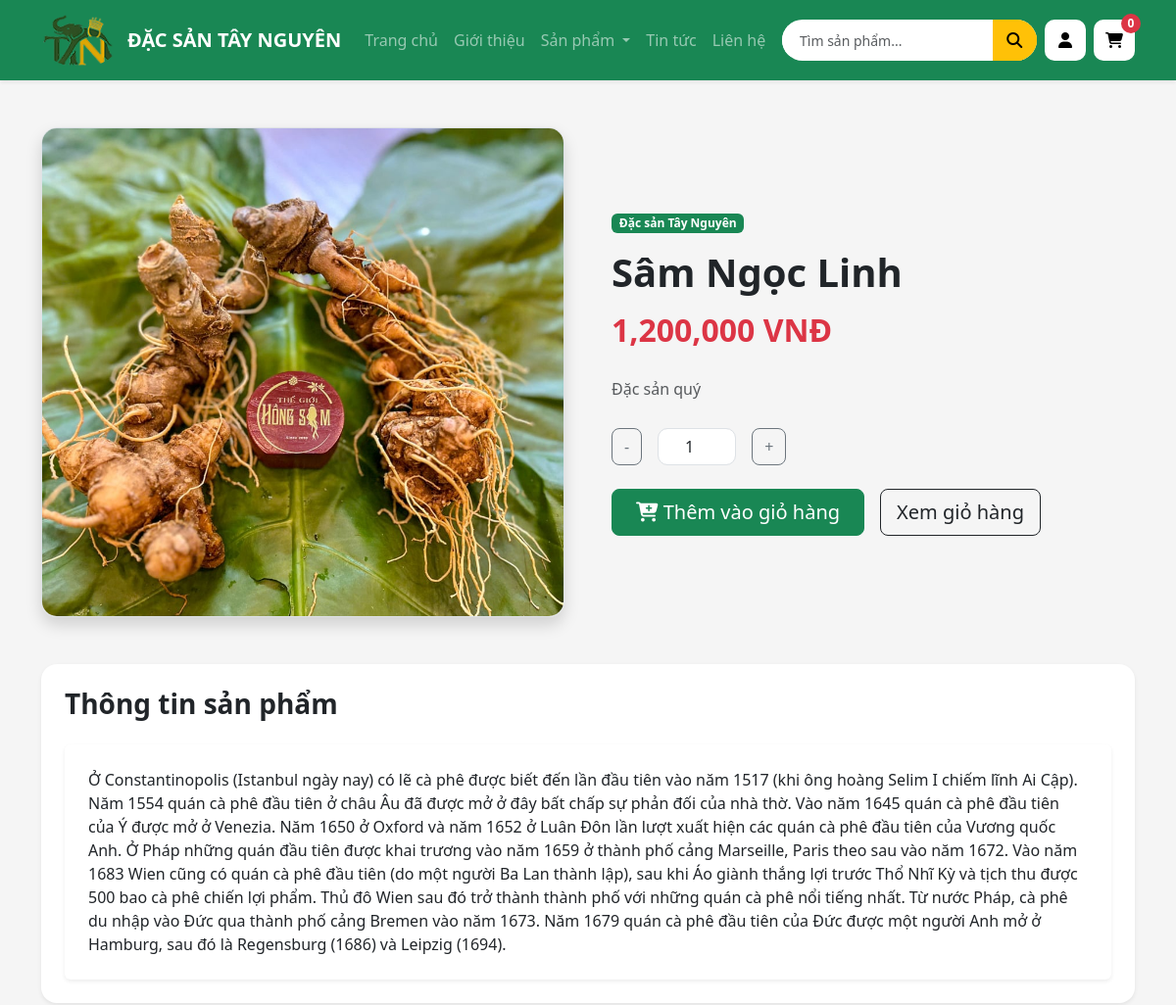
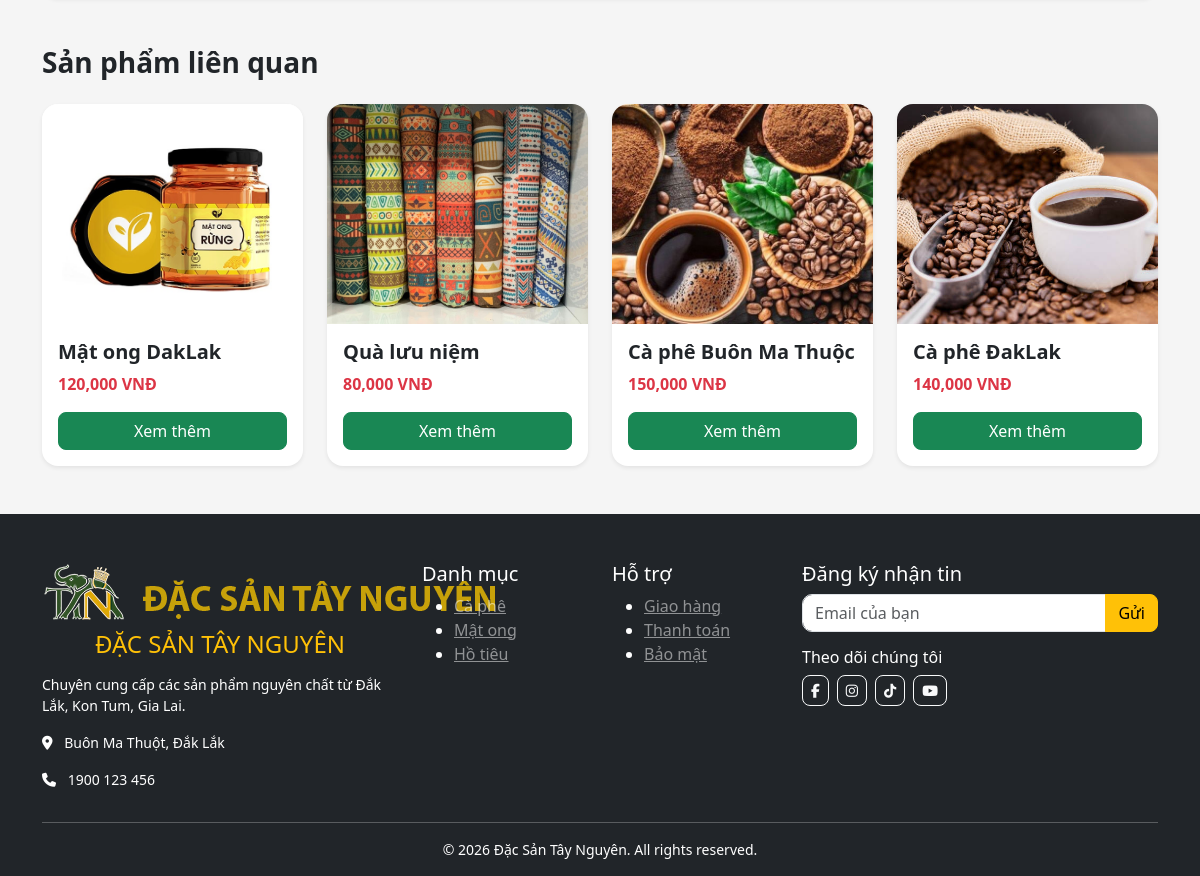
Page /chitietsanpham.php?id=3 on the committed database (2 pictures, top to bottom).
### tables this page shows
CREATE TABLE `products` (
  `id` int(11) NOT NULL,
  `name` varchar(255) DEFAULT NULL,
  `price` int(11) DEFAULT NULL,
  `sale_price` int(11) DEFAULT NULL,
  `image` varchar(255) DEFAULT NULL,
  `description` text DEFAULT NULL,
  `content` longtext DEFAULT NULL,
  `stock` int(11) DEFAULT 0,
  `created_at` timestamp NOT NULL DEFAULT current_timestamp(),
  `is_new` tinyint(1) DEFAULT 1,
  `is_hot` tinyint(1) DEFAULT 0,
  `sold` int(11) DEFAULT 0
);

### chitietsanpham.php (the view, shortened to what this page needs)
<?php
include "config/database.php";
include "includes/header.php";
$id = (int)$_GET['id'];
$sql =
mysqli_query(
    $conn,
    "SELECT * FROM products WHERE id = $id"
);
$product =
mysqli_fetch_assoc($sql);
$image =
!empty($product['image'])
? 'assets/images/'.$product['image']
: 'assets/images/logo1.png';
$related =
mysqli_query(
    $conn,
    "SELECT * FROM products
     WHERE id != $id
     ORDER BY RAND()
     LIMIT 4"
);
?>
<div class="container py-5">
    <div class="row g-5 align-items-center">
        <div class="col-lg-6">
            <img
            id="mainImage"
            src="<?= $image ?>"
            class="img-fluid rounded-4 shadow w-100 border"
            style="height:500px;object-fit:cover;">
        </div>
        <div class="col-lg-6">
            <span class="badge bg-success mb-3">
                Đặc sản Tây Nguyên
            </span>
            <h1 class="fw-bold mb-3">
                <?= $product['name'] ?>
            </h1>
            <h2 class="text-danger fw-bold mb-4">
                <?= number_format($product['price']) ?> VNĐ
            </h2>
            <p class="text-muted lh-lg">
                <?= nl2br($product['description']) ?>
            </p>
            <div class="d-flex align-items-center gap-3 mt-4">
                <button
                class="btn btn-outline-secondary"
                onclick="decreaseQty()">
                    -
                </button>
                <input
                type="number"
                id="qty"
                value="1"
                min="1"
                class="form-control text-center"
                style="width:80px;">
                <button
                class="btn btn-outline-secondary"
                onclick="increaseQty()">
                    +
                </button>
            </div>
            <div class="d-flex gap-3 mt-4 flex-wrap">
                <button
class="btn btn-success btn-lg px-4"
onclick='addProductToCart()'>
<i class="fa-solid fa-cart-plus"></i>
Thêm vào giỏ hàng
</button>
                <a href="giohang.php"
                   class="btn btn-outline-dark btn-lg">
                    Xem giỏ hàng
                </a>
            </div>
        </div>
    </div>
    <div class="card border-0 shadow-sm mt-5 rounded-4">
        <div class="card-body p-4">
            <h3 class="fw-bold mb-4">
                Thông tin sản phẩm
            </h3>
            <div class="bg-white p-4 rounded shadow-sm">
    <?= nl2br($product['content']) ?>
</div>
        </div>
    </div>
    <div class="mt-5">
        <h3 class="fw-bold mb-4">
            Sản phẩm liên quan
        </h3>
        <div class="row g-4">
            <?php while($item =
            mysqli_fetch_assoc($related)): ?>
            <?php
            $relatedImage =
            !empty($item['image'])
            ? 'assets/images/'.$item['image']
            : 'assets/images/logo1.png';
            ?>
            <div class="col-md-3">
                <div class="card h-100 border-0 shadow-sm rounded-4">
                    <img
                    src="<?= $relatedImage ?>"
                    class="card-img-top"
                    style="height:220px;object-fit:cover;">
                    <div class="card-body">
                        <h5 class="fw-bold">
                            <?= $item['name'] ?>
                        </h5>
                        <p class="text-danger fw-bold">
                            <?= number_format($item['price']) ?> VNĐ
                        </p>
                        <a href="chitietsanpham.php?id=<?= $item['id'] ?>"
                           class="btn btn-success w-100">
                            Xem thêm
                        </a>
                    </div>
                </div>
            </div>
            <?php endwhile; ?>
        </div>
    </div>
</div>
<?php include "includes/footer.php"; ?>

### includes/header.php (shortened to what this page needs)
<!doctype html>
<html lang="vi">
<head>
<link
href="https://cdn.jsdelivr.net/npm/bootstrap@5.3.2/dist/css/bootstrap.min.css"
rel="stylesheet"
>
<link
rel="stylesheet"
href="https://cdnjs.cloudflare.com/ajax/libs/font-awesome/6.5.1/css/all.min.css"
/>
<link rel="stylesheet" href="assets/css/style.css">
</head>
<body>
<nav class="navbar navbar-expand-lg navbar-dark bg-success shadow-sm sticky-top">
<div class="container">
<a
class="navbar-brand fw-bold d-flex align-items-center gap-2"
href="index.php"
>
<img src="assets/images/logo1.png" width="80">
ĐẶC SẢN TÂY NGUYÊN
</a>
<div class="collapse navbar-collapse" id="menu">
    <ul class="navbar-nav me-auto">
        <li class="nav-item">
            <a class="nav-link" href="index.php">
                Trang chủ
            </a>
        </li>
        <li class="nav-item">
            <a class="nav-link" href="gioithieu.php">
                Giới thiệu
            </a>
        </li>
        <li class="nav-item dropdown">
            <a
            class="nav-link dropdown-toggle"
            href="#"
            role="button"
            data-bs-toggle="dropdown">
            Sản phẩm
            </a>
        </li>
        <li class="nav-item">
            <a class="nav-link" href="tintuc.php">
                Tin tức
            </a>
        </li>
        <li class="nav-item">
            <a class="nav-link" href="lienhe.php">
                Liên hệ
            </a>
        </li>
    </ul>
<div class="d-flex align-items-center gap-2">
    <form action="shop.php"
          method="GET"
          class="d-flex align-items-center">
        <div class="search-box d-flex align-items-center">
            <input type="text"
                   name="keyword"
                   placeholder="Tìm sản phẩm..."
                   class="form-control border-0 shadow-none">
            <button type="submit"
                    class="btn btn-warning search-btn">
                <i class="fa-solid fa-magnifying-glass"></i>
            </button>
        </div>
    </form>
    <a href="login.php"
       class="icon-btn user-btn">
        <i class="fa-solid fa-user"></i>
    </a>
    <a href="giohang.php"
       class="icon-btn cart-btn position-relative">
        <i class="fa-solid fa-cart-shopping"></i>
        <span class="cart-count" id="cart-count">
    0
</span>
    </a>
</div>
</div>
</div>
</nav>

### includes/footer.php (shortened to what this page needs)
<!doctype html>
<html lang="vi">
  <head>
    <link
      href="https://cdn.jsdelivr.net/npm/bootstrap@5.3.2/dist/css/bootstrap.min.css"
      rel="stylesheet"
    />
    <link
      rel="stylesheet"
      href="https://cdnjs.cloudflare.com/ajax/libs/font-awesome/6.5.1/css/all.min.css"
    />
    <link rel="stylesheet" href="css/style.css" />
  </head>
  <body>
<footer class="bg-dark text-white pt-5 pb-3">
      <div class="container">
        <div class="row g-4">
          <div class="col-lg-4 col-md-12">
            <h4 class="text-warning mb-3 text-center">
              <img src="./images/logo3.png" alt="" class="img-footer mb-2" />ĐẶC SẢN TÂY NGUYÊN
            </h4>
            <p class="small">
              Chuyên cung cấp các sản phẩm nguyên chất từ Đắk Lắk, Kon Tum, Gia
              Lai.
            </p>
            <div class="small">
              <p>
                <i class="fa-solid fa-location-dot me-2"></i> Buôn Ma Thuột, Đắk
                Lắk
              </p>
              <p><i class="fa-solid fa-phone me-2"></i> 1900 123 456</p>
            </div>
          </div>
          <div class="col-lg-2 col-6">
            <h5>Danh mục</h5>
            <ul class="footer-link">
              <li><a href="#" class="text-white-50">Cà phê</a></li>
              <li><a href="#" class="text-white-50">Mật ong</a></li>
              <li><a href="#" class="text-white-50">Hồ tiêu</a></li>
            </ul>
          </div>
          <div class="col-lg-2 col-6">
            <h5>Hỗ trợ</h5>
            <ul class="footer-link">
              <li><a href="#" class="text-white-50">Giao hàng</a></li>
              <li><a href="#" class="text-white-50">Thanh toán</a></li>
              <li><a href="#" class="text-white-50">Bảo mật</a></li>
            </ul>
          </div>
          <div class="col-lg-4 col-md-6">
            <h5>Đăng ký nhận tin</h5>
            <div class="input-group">
              <input
                type="text"
                class="form-control"
                placeholder="Email của bạn"
              />
              <button class="btn btn-warning">Gửi</button>
            </div>
            <div class="mt-3">
              <h6>Theo dõi chúng tôi</h6>
              <div class="d-flex gap-2">
                <a href="#" class="btn btn-outline-light btn-sm">
                  <i class="fa-brands fa-facebook-f"></i
                ></a>
                <a href="#" class="btn btn-outline-light btn-sm">
                  <i class="fa-brands fa-instagram"></i
                ></a>
                <a href="#" class="btn btn-outline-light btn-sm">
                  <i class="fa-brands fa-tiktok"></i
                ></a>
                <a href="#" class="btn btn-outline-light btn-sm">
                  <i class="fa-brands fa-youtube"></i
                ></a>
              </div>
            </div>
          </div>
        </div>
        <hr />
        <p class="text-center small mb-0">
          &copy; 2026 Đặc Sản Tây Nguyên. All rights reserved.
        </p>
      </div>
    </footer>
</body>
</html>

### assets/css/style.css (style rules this page uses)
body { background: #f5f5f5; }
.card { width: 100%; }
.card img { width: 100%; height: 220px; object-fit: cover; }
.card { border: none; border-radius: 12px; overflow: hidden; }
.card img { height: 250px; object-fit: cover; }
.btn { border-radius: 8px; }
.navbar-brand { font-weight: bold; }
.cart-count { position: absolute; top: -8px; right: -8px; background: red; color: white; width: 22px; height: 22px; border-radius: 50%; font-size: 12px; display: flex; align-items: center; justify-content: center; font-weight: bold; }
.navbar .nav-link { font-weight: 500; transition: 0.3s; }
.navbar-brand img { border-radius: 50%; }
.form-control { border-radius: 10px; }
.search-box { background: white; border-radius: 50px; overflow: hidden; height: 42px; width: 260px; }
.search-box input { border: none; padding-left: 18px; font-size: 14px; }
.search-btn { width: 50px; height: 42px; border-radius: 0; }
.icon-btn { width: 42px; height: 42px; background: white; border-radius: 10px; display: flex; align-items: center; justify-content: center; text-decoration: none; color: black; transition: 0.3s; }
.cart-count { position: absolute; top: -6px; right: -6px; width: 20px; height: 20px; background: #dc3545; color: white; border-radius: 50%; font-size: 12px; font-weight: bold; display: flex; align-items: center; justify-content: center; }

### rows in the picture
products: image (picture), name "Sâm Ngọc Linh", price "1,200,000", description "Đặc sản quý", content "Ở Constantinopolis (Istanbul ngày nay) có lẽ cà phê được biết đến lần đầu tiên vào năm 1517 (khi ông hoàng Selim I chiếm lĩnh Ai Cập). Năm 1554 quán cà phê đầu tiên ở châu Âu đã được mở ở đây bất chấp sự phản đối của nhà thờ. Vào năm 1645 quán cà phê đầu tiên của Ý được mở ở Venezia. Năm 1650 ở Oxford và năm 1652 ở Luân Đôn lần lượt xuất hiện các quán cà phê đầu tiên của Vương quốc Anh. Ở Pháp những quán đầu tiên được khai trương vào năm 1659 ở thành phố cảng Marseille, Paris theo sau vào năm 1672. Vào năm 1683 Wien cũng có quán cà phê đầu tiên (do một người Ba Lan thành lập), sau khi Áo giành thắng lợi trước Thổ Nhĩ Kỳ và tịch thu được 500 bao cà phê chiến lợi phẩm. Thủ đô Wien sau đó trở…"
products: image (picture), name "Mật ong DakLak", price "120,000"
products: image (picture), name "Quà lưu niệm", price "80,000"
products: image (picture), name "Cà phê Buôn Ma Thuộc", price "150,000"
products: image (picture), name "Cà phê ĐakLak", price "140,000"
